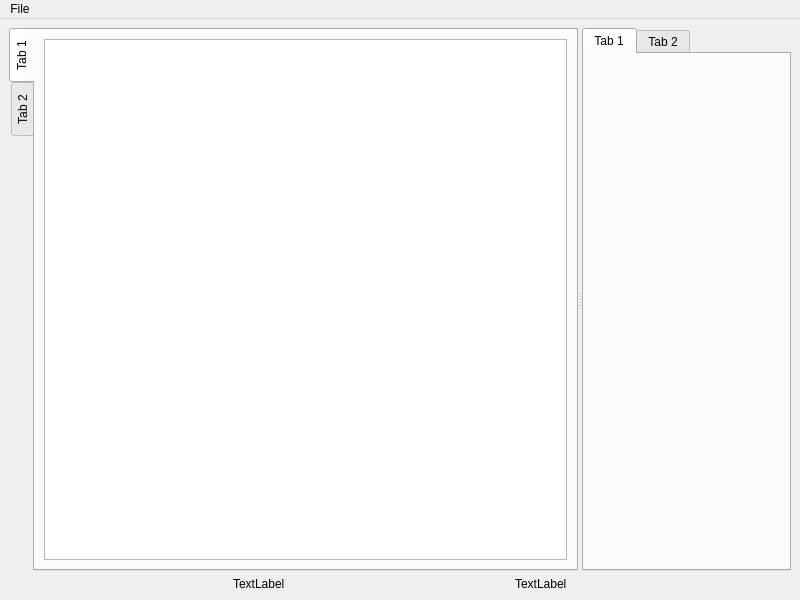
<?xml version="1.0" encoding="UTF-8"?>
<ui version="4.0">
 <class>MainWindow</class>
 <widget class="QMainWindow" name="MainWindow">
  <property name="geometry">
   <rect>
    <x>0</x>
    <y>0</y>
    <width>800</width>
    <height>600</height>
   </rect>
  </property>
  <property name="windowTitle">
   <string>MainWindow</string>
  </property>
  <widget class="QWidget" name="centralwidget">
   <layout class="QGridLayout" name="gridLayout">
    <item row="0" column="0">
     <layout class="QVBoxLayout" name="verticalLayout_3">
      <item>
       <layout class="QHBoxLayout" name="horizontalLayout_2">
        <property name="spacing">
         <number>1</number>
        </property>
        <property name="sizeConstraint">
         <enum>QLayout::SetNoConstraint</enum>
        </property>
       </layout>
      </item>
      <item>
       <widget class="QSplitter" name="splitter">
        <property name="sizePolicy">
         <sizepolicy hsizetype="Expanding" vsizetype="Expanding">
          <horstretch>0</horstretch>
          <verstretch>0</verstretch>
         </sizepolicy>
        </property>
        <property name="orientation">
         <enum>Qt::Horizontal</enum>
        </property>
        <widget class="QTabWidget" name="tabWidget">
         <property name="tabPosition">
          <enum>QTabWidget::West</enum>
         </property>
         <property name="currentIndex">
          <number>0</number>
         </property>
         <widget class="QWidget" name="tab">
          <attribute name="title">
           <string>Tab 1</string>
          </attribute>
          <layout class="QGridLayout" name="gridLayout_2">
           <item row="0" column="0">
            <layout class="QVBoxLayout" name="verticalLayout_4">
             <item>
              <widget class="QTreeView" name="treeView"/>
             </item>
            </layout>
           </item>
          </layout>
         </widget>
         <widget class="QWidget" name="tab_2">
          <attribute name="title">
           <string>Tab 2</string>
          </attribute>
         </widget>
        </widget>
        <widget class="QTabWidget" name="tabWidget_2">
         <property name="currentIndex">
          <number>0</number>
         </property>
         <widget class="QWidget" name="tab_3">
          <attribute name="title">
           <string>Tab 1</string>
          </attribute>
          <layout class="QVBoxLayout" name="verticalLayout_2">
           <item>
            <layout class="QVBoxLayout" name="verticalLayout">
             <property name="sizeConstraint">
              <enum>QLayout::SetMaximumSize</enum>
             </property>
            </layout>
           </item>
          </layout>
         </widget>
         <widget class="QWidget" name="tab_4">
          <attribute name="title">
           <string>Tab 2</string>
          </attribute>
         </widget>
        </widget>
       </widget>
      </item>
      <item>
       <layout class="QHBoxLayout" name="horizontalLayout">
        <property name="sizeConstraint">
         <enum>QLayout::SetMinAndMaxSize</enum>
        </property>
        <item>
         <widget class="QLabel" name="label_5">
          <property name="sizePolicy">
           <sizepolicy hsizetype="Maximum" vsizetype="Maximum">
            <horstretch>0</horstretch>
            <verstretch>0</verstretch>
           </sizepolicy>
          </property>
          <property name="text">
           <string>TextLabel</string>
          </property>
         </widget>
        </item>
        <item>
         <widget class="QLabel" name="label_6">
          <property name="sizePolicy">
           <sizepolicy hsizetype="Maximum" vsizetype="Maximum">
            <horstretch>0</horstretch>
            <verstretch>0</verstretch>
           </sizepolicy>
          </property>
          <property name="text">
           <string>TextLabel</string>
          </property>
         </widget>
        </item>
       </layout>
      </item>
     </layout>
    </item>
   </layout>
  </widget>
  <widget class="QMenuBar" name="menuBar">
   <property name="geometry">
    <rect>
     <x>0</x>
     <y>0</y>
     <width>800</width>
     <height>22</height>
    </rect>
   </property>
   <widget class="QMenu" name="menuFile">
    <property name="title">
     <string>File</string>
    </property>
    <widget class="QMenu" name="menuOpen_File_Project">
     <property name="title">
      <string>Open File/Project</string>
     </property>
     <addaction name="actionFile"/>
     <addaction name="actionDirectory"/>
    </widget>
    <addaction name="menuOpen_File_Project"/>
    <addaction name="actionCreateFile_Project"/>
   </widget>
   <addaction name="menuFile"/>
  </widget>
  <action name="actionCreateFile_Project">
   <property name="text">
    <string>New File/Project</string>
   </property>
   <property name="shortcut">
    <string>Ctrl+N</string>
   </property>
   <property name="shortcutVisibleInContextMenu">
    <bool>true</bool>
   </property>
  </action>
  <action name="actionFile">
   <property name="text">
    <string>File</string>
   </property>
  </action>
  <action name="actionDirectory">
   <property name="text">
    <string>Directory</string>
   </property>
  </action>
 </widget>
 <resources/>
 <connections/>
</ui>
